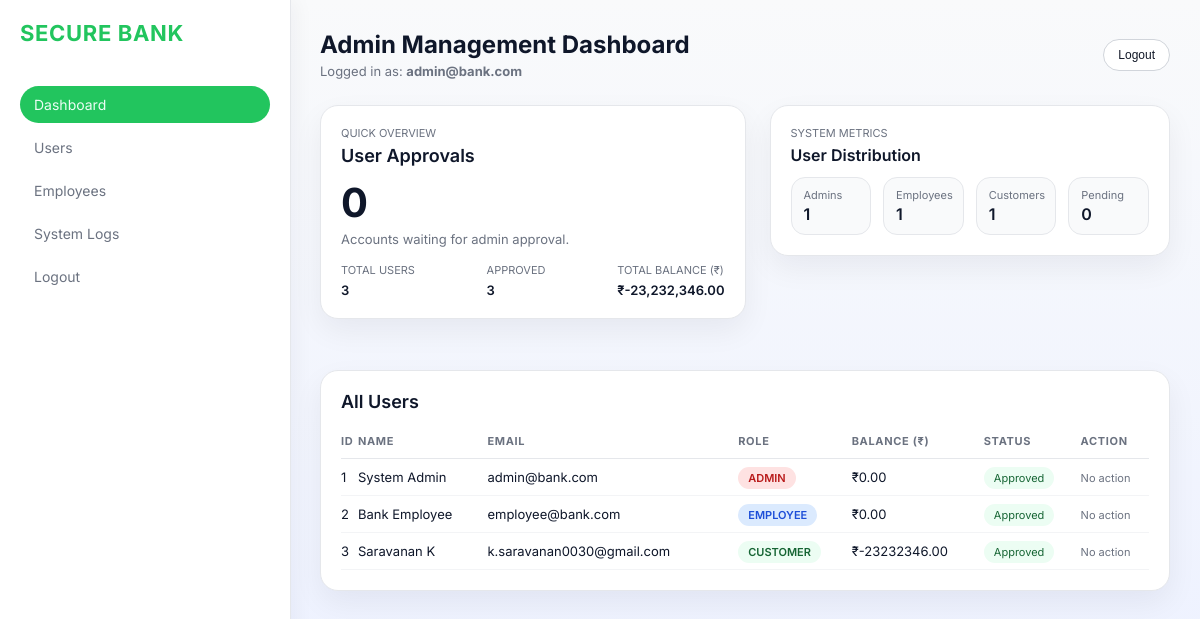
/admin_dashboard (signed in), run on an earlier commit of the app's database.
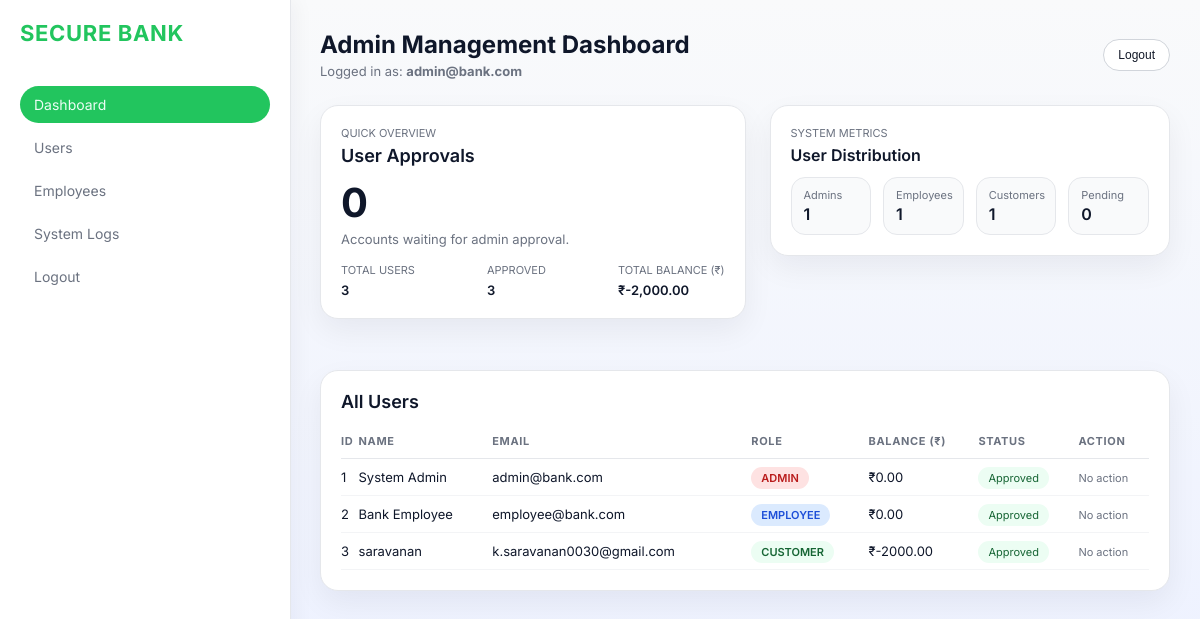
And on a later commit of the database.
### tables this page shows
CREATE TABLE users (
            id INTEGER PRIMARY KEY AUTOINCREMENT,
            account_number TEXT UNIQUE,
            name TEXT,
            email TEXT UNIQUE,
            password TEXT,
            balance REAL DEFAULT 0,
            role TEXT DEFAULT 'user',
            full_name TEXT,
            phone TEXT,
            address TEXT,
            aadhaar TEXT,
            approval_status TEXT DEFAULT 'pending',
            last_login TEXT
        );

### app.py (the view)
@app.route("/admin_dashboard")
@roles_allowed("admin")
def admin_dashboard():
    conn = db()
    users = conn.execute("SELECT * FROM users").fetchall()
    total_users = len(users)
    total_admins = sum(1 for u in users if u["role"] == "admin")
    total_employees = sum(1 for u in users if u["role"] == "employee")
    total_customers = sum(1 for u in users if u["role"] not in ("admin", "employee"))
    pending_users = sum(1 for u in users if u["approval_status"] != "approved")
    approved_users = sum(1 for u in users if u["approval_status"] == "approved")
    total_balance = sum((u["balance"] or 0) for u in users)
    conn.close()
    return render_template(
        "admin_dashboard.html",
        users=users,
        total_users=total_users,
        total_admins=total_admins,
        total_employees=total_employees,
        total_customers=total_customers,
        pending_users=pending_users,
        approved_users=approved_users,
        total_balance=total_balance,
    )

### app.py (called while the page is built)
def db():
    conn = sqlite3.connect(DB_NAME)
    conn.row_factory = sqlite3.Row
    return conn

def roles_allowed(*roles):
    def wrapper(f):
        @wraps(f)
        def decorated(*args, **kwargs):
            if "user" not in session:
                flash("Login required")
                return redirect("/login")
            if session.get("role") not in roles:
                flash("Access denied")
                return redirect("/login")
            return f(*args, **kwargs)
        return decorated
    return wrapper

### templates/admin_dashboard.html (shortened to what the changed rows need)
<!DOCTYPE html>
<html lang="en">
<head>
</head>
<body>
<div class="main-content">
    <header style="margin-bottom: 26px; display:flex; justify-content:space-between; align-items:center;">
        <div>
            <h2 style="margin:0;">Admin Management Dashboard</h2>
        </div>
    </header>
    <div class="dashboard-top">
        <div class="card">
            <div class="overview-foot-row">
                <div>
                    <div class="bank-label">Total Balance (₹)</div>
                    <div class="overview-foot-number">₹{{ "{:,.2f}".format(total_balance) }}</div>
                </div>
            </div>
        </div>
    </div>
    <div class="card">
        <table>
            <thead>
                <tr>
                    <th>ID</th>
                    <th>Name</th>
                    <th>Email</th>
                    <th>Role</th>
                    <th>Balance (₹)</th>
                    <th>Status</th>
                    <th>Action</th>
                </tr>
            </thead>
            <tbody>
                {% for user in users %}
                <tr>
                    <td>{{ user['id'] }}</td>
                    <td>{{ user['name'] }}</td>
                    <td>{{ user['email'] }}</td>
                    <td>
                        <span class="role-badge role-{{ user['role'] if user['role'] in ['admin','employee','user'] else 'user' }}">
                            {{ user['role'].upper() }}
                        </span>
                    </td>
                    <td>₹{{ "%.2f"|format(user['balance'] if user['balance'] else 0) }}</td>
                    <td>
                        {% if user['approval_status'] == 'approved' %}
                            <span class="status-pill status-approved">Approved</span>
                        {% elif user['approval_status'] == 'pending' %}
                            <span class="status-pill status-pending">Pending</span>
                        {% else %}
                            <span class="status-pill status-other">{{ user['approval_status']|capitalize }}</span>
                        {% endif %}
                    </td>
                    <td>
                        {% if user['approval_status'] != 'approved' and user['role'] != 'admin' %}
                            <button class="approve-btn" onclick="window.location.href='/approve/{{ user['id'] }}'">Approve</button>
                        {% else %}
                            <span style="font-size:11px; color:var(--text-dim);">No action</span>
                        {% endif %}
                    </td>
                </tr>
                {% endfor %}
            </tbody>
        </table>
    </div>
</div>
</body>
</html>

What changed in the data, as far as the page shows it:
changed users "k.saravanan0030@gmail.com": name "Saravanan K" → "saravanan"; balance "-23232346.00" → "-2000.00"
Also different on the page:
{{ "{:,.2f}".format(total_balance) }}: "-23,232,346.00" → "-2,000.00"
